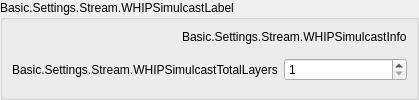
               <widget class="QGroupBox" name="whipSimulcastGroupBox">
                <property name="title">
                 <string>Basic.Settings.Stream.WHIPSimulcastLabel</string>
                </property>
                <layout class="QVBoxLayout" name="verticalLayout_36">
                 <property name="leftMargin">
                  <number>9</number>
                 </property>
                 <property name="topMargin">
                  <number>2</number>
                 </property>
                 <property name="rightMargin">
                  <number>9</number>
                 </property>
                 <property name="bottomMargin">
                  <number>9</number>
                 </property>
                 <item>
                  <layout class="QHBoxLayout" name="horizontalLayout_33">
                   <item>
                    <spacer name="horizontalSpacer_33">
                     <property name="orientation">
                      <enum>Qt::Orientation::Horizontal</enum>
                     </property>
                     <property name="sizeType">
                      <enum>QSizePolicy::Policy::Fixed</enum>
                     </property>
                     <property name="sizeHint" stdset="0">
                      <size>
                       <width>170</width>
                       <height>10</height>
                      </size>
                     </property>
                    </spacer>
                   </item>
                   <item>
                    <widget class="QLabel" name="whipSimulcastInfo">
                     <property name="text">
                      <string>Basic.Settings.Stream.WHIPSimulcastInfo</string>
                     </property>
                     <property name="textFormat">
                      <enum>Qt::TextFormat::RichText</enum>
                     </property>
                     <property name="wordWrap">
                      <bool>true</bool>
                     </property>
                     <property name="openExternalLinks">
                      <bool>true</bool>
                     </property>
                    </widget>
                   </item>
                  </layout>
                 </item>
                 <item>
                  <layout class="QFormLayout" name="formLayout_39">
                   <property name="fieldGrowthPolicy">
                    <enum>QFormLayout::FieldGrowthPolicy::AllNonFixedFieldsGrow</enum>
                   </property>
                   <item row="1" column="0">
                    <widget class="QLabel" name="whipSimulcastTotalLayersLabel">
                     <property name="minimumSize">
                      <size>
                       <width>170</width>
                       <height>0</height>
                      </size>
                     </property>
                     <property name="text">
                      <string>Basic.Settings.Stream.WHIPSimulcastTotalLayers</string>
                     </property>
                    </widget>
                   </item>
                   <item row="1" column="1">
                    <layout class="QHBoxLayout" name="horizontalLayout_35" stretch="0">
                     <item>
                      <widget class="OBS::SpinBox" name="whipSimulcastTotalLayers">
                       <property name="minimum">
                        <number>1</number>
                       </property>
                       <property name="maximum">
                        <number>4</number>
                       </property>
                       <property name="value">
                        <number>1</number>
                       </property>
                      </widget>
                     </item>
                    </layout>
                   </item>
                  </layout>
                 </item>
                </layout>
               </widget>
